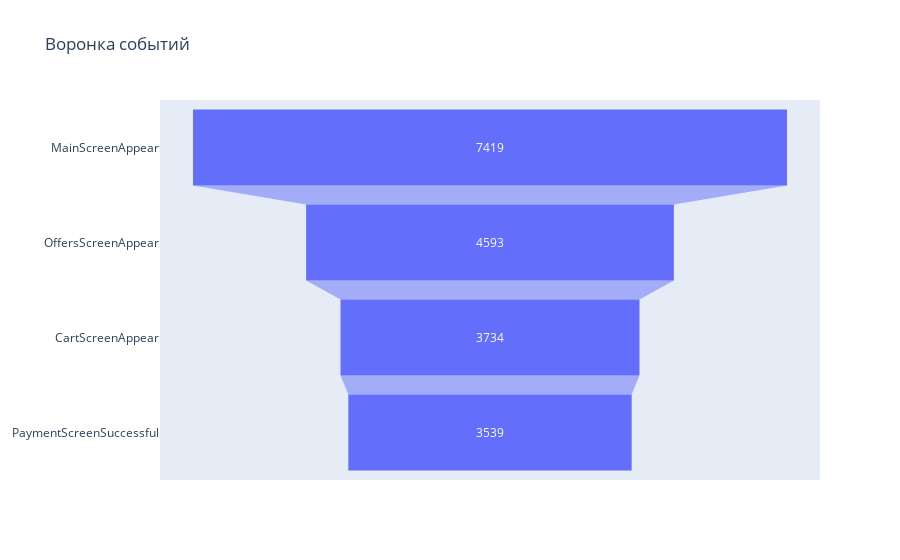

Notebook cell for this chart:
### Markdown cell above
Пункт с обучением не входит в цепочку событий, в связи с этим его не нужно учитывать при расчете

### Code cell
funnel = funnel.query('event_name != "Tutorial"')

fig = go.Figure(go.Funnel(
    y = funnel['event_name'],
    x = funnel['device_id_hash']))

fig.update_layout(title={'text': "Воронка событий"})

### Figure 1 — Plotly figure (JSON) as saved in the notebook; plotly's stock layout.template omitted (floating-point values rounded to 4 significant figures)
{"data": [{"type": "funnel", "x": [7419, 4593, 3734, 3539], "y": ["MainScreenAppear", "OffersScreenAppear", "CartScreenAppear", "PaymentScreenSuccessful"]}], "layout": {"title": {"text": "Воронка событий"}}}
